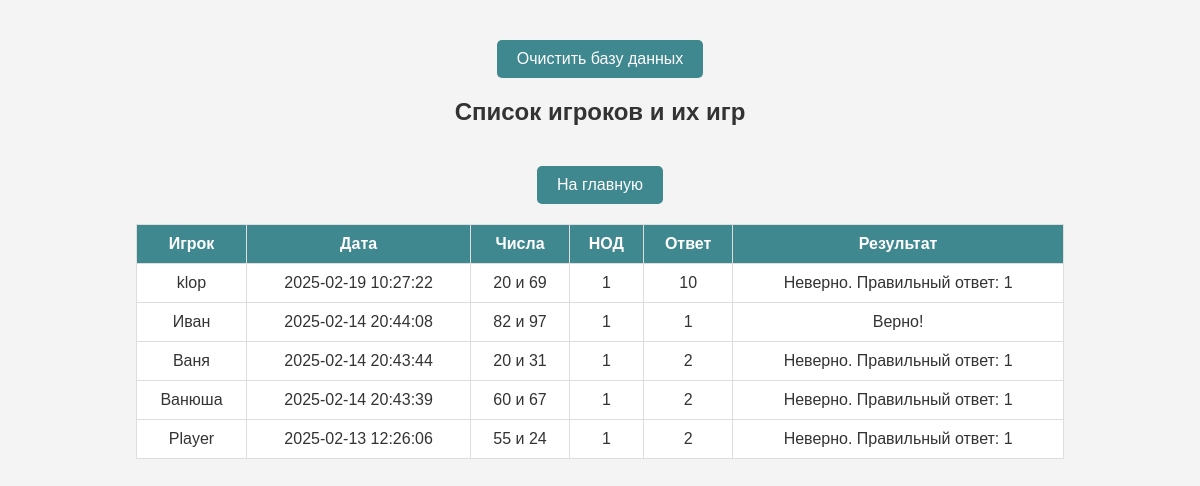
Page /players.php on the committed database.
### tables this page shows
CREATE TABLE players (
    id INTEGER PRIMARY KEY AUTOINCREMENT,
    name TEXT NOT NULL
);

### src/Database.php (called while the page is built, shortened)
<?php
function getDBConnection()
{
    $dbPath = __DIR__ . '/../db/database.sqlite';
    return new PDO("sqlite:$dbPath");
}
function getPlayersWithGames()
{
    $pdo = getDBConnection();
    $stmt = $pdo->query(
        "
    SELECT players.name,
           DATETIME(games.played_at, '+3 hours') AS played_at,
           games.number1, games.number2, games.gcd, games.player_answer, games.result
    FROM games
    JOIN players ON games.player_id = players.id
    ORDER BY games.played_at DESC
"
    );
    return $stmt->fetchAll(PDO::FETCH_ASSOC);
}

### public/players.php (the view, shortened to what this page needs)
<?php
$players = Database\getPlayersWithGames();
?>
<!DOCTYPE html>
<html lang="ru">
<head>
    <link rel="stylesheet" type="text/css" href="styles.php">
</head>
<a href="clear.php" onclick="return confirm('Вы уверены, что хотите очистить базу данных?');">Очистить базу данных</a>
<body>
    <h2>Список игроков и их игр</h2>
    <a href="index.php">На главную</a>
    <table border="1" cellpadding="5">
        <tr>
            <th>Игрок</th>
            <th>Дата</th>
            <th>Числа</th>
            <th>НОД</th>
            <th>Ответ</th>
            <th>Результат</th>
        </tr>
        <?php foreach ($players as $player): ?>
            <tr>
                <td><?php echo htmlspecialchars($player['name']) ?></td>
                <td><?php echo $player['played_at'] ?></td>
                <td><?php echo "{$player['number1']} и {$player['number2']}" ?></td>
                <td><?php echo $player['gcd'] ?></td>
                <td><?php echo $player['player_answer'] ?></td>
                <td><?php echo $player['result'] ?></td>
            </tr>
        <?php endforeach; ?>
    </table>
</body>
</html>

### rows in the picture
players: name "klop", played_at "2025-02-19 10:27:22", number1 "20", number2 "69", gcd "1", player_answer "10", result "Неверно. Правильный ответ: 1"
players: name "Иван", played_at "2025-02-14 20:44:08", number1 "82", number2 "97", gcd "1", player_answer "1", result "Верно!"
players: name "Ваня", played_at "2025-02-14 20:43:44", number1 "20", number2 "31", gcd "1", player_answer "2", result "Неверно. Правильный ответ: 1"
players: name "Ванюша", played_at "2025-02-14 20:43:39", number1 "60", number2 "67", gcd "1", player_answer "2", result "Неверно. Правильный ответ: 1"
players: name "Player", played_at "2025-02-13 12:26:06", number1 "55", number2 "24", gcd "1", player_answer "2", result "Неверно. Правильный ответ: 1"
